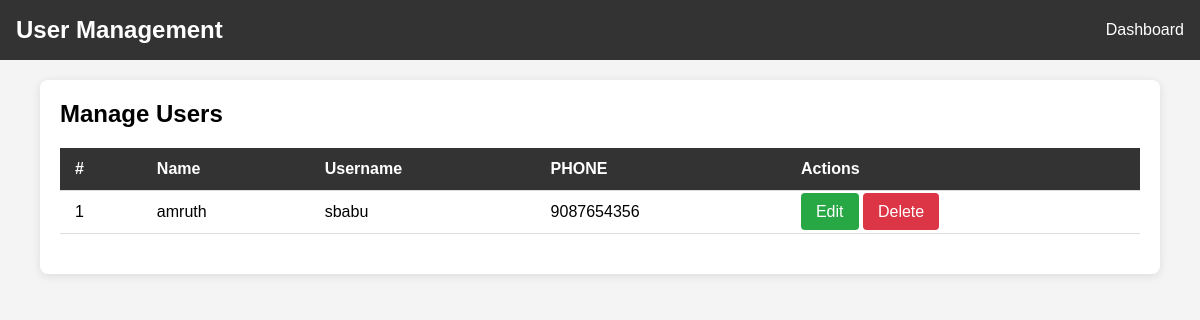
The app's page /users/, older data.
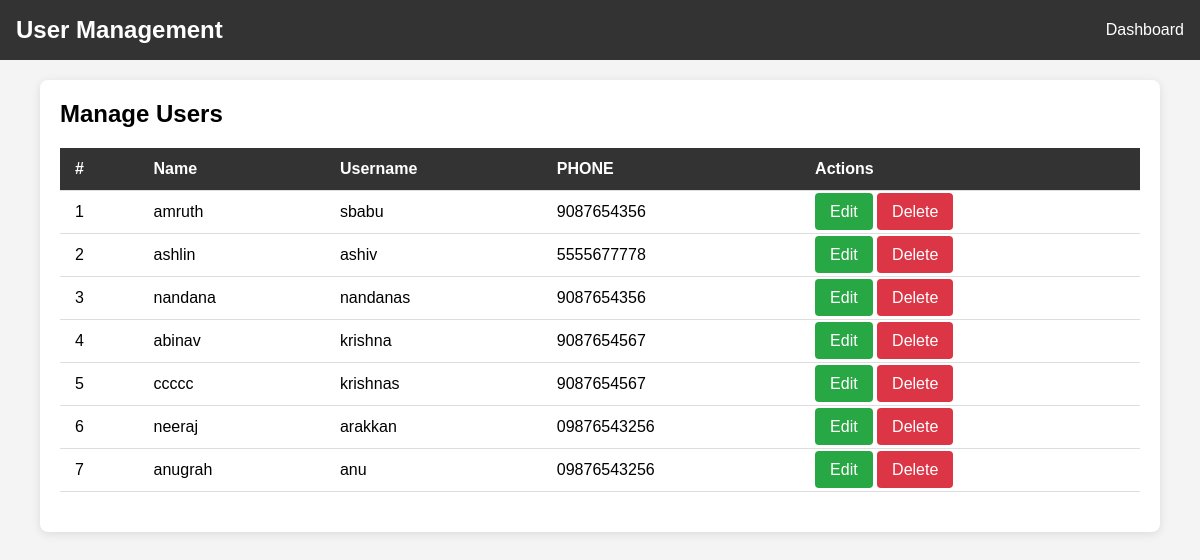
The same page, newer data.
### fitapp/models.py (models this page shows)
class UserProfile(models.Model):
    name = models.CharField(max_length=100)
    user = models.OneToOneField(User, on_delete=models.CASCADE,null=True,blank=True)
    plan = models.ForeignKey('plan', on_delete=models.CASCADE,null=True,blank=True)
    dob = models.DateField(default='2000-01-01')
    address = models.TextField()
    phone_number = models.CharField(max_length=15)
    image = models.ImageField(upload_to='profile_images/')
    image1 = models.ImageField(upload_to='profile_images/', default='profile_images/default.png')

### fitapp/views.py (the view)
# urls.py: path('users/', views.user_management, name='user_management'),
def user_management(request):
    users = UserProfile.objects.all()
    return render(request, 'f4fitness/user_management.html', {'users': users})

### templates/f4fitness/user_management.html (shortened to what this page needs)
<!DOCTYPE html>
<html lang="en">
{% load static %}
<head>
</head>
<body>
    <div class="navbar">
        <h1>User Management</h1>
        <div>
            <a href="{% url 'user_management' %}">Dashboard</a>
        </div>
    </div>
    <div class="container">
        <div class="header">
            <h2>Manage Users</h2>
        </div>
        <table>
            <thead>
                <tr>
                    <th>#</th>
                    <th>Name</th>
                    <th>Username</th>
                    <th>PHONE</th>
                    <th>Actions</th>
                </tr>
            </thead>
            <tbody>
                {% for user in users %}
                <tr>
                    <td>{{ forloop.counter }}</td>
                    <td>{{ user.name }}</td>
                    <td>{{ user.user }}</td>
                    <td>{{ user.phone_number }}</td>
                    <td>
                        <a href="{% url 'edit_user' user.user.id %}" class="btn">Edit</a>
                        <a href="{% url 'delete_user' user.user.id %}" class="btn btn-delete">Delete</a>
                    </td>
                </tr>
                {% empty %}
                <tr>
                    <td colspan="5" style="text-align: center;">No users found.</td>
                </tr>
                {% endfor %}
            </tbody>
        </table>
    </div>
</body>
</html>

### templates/f4fitness/user_management.html (style rules this page uses)
body { font-family: Arial, sans-serif; margin: 0; padding: 0; background-color: #f4f4f4; }
.navbar { background-color: #333; padding: 1em; display: flex; justify-content: space-between; align-items: center; color: white; }
.navbar h1 { margin: 0; font-size: 1.5em; }
.navbar a { color: white; text-decoration: none; margin-left: 15px; }
.container { margin: 20px auto; max-width: 90%; background: white; padding: 20px; border-radius: 8px; box-shadow: 0 2px 10px rgba(0, 0, 0, 0.1); }
.header { display: flex; justify-content: space-between; align-items: center; margin-bottom: 20px; }
.header h2 { margin: 0; }
table { width: 100%; border-collapse: collapse; margin: 20px 0; }
table thead { background-color: #333; color: white; }
table th, table td { padding: 12px 15px; text-align: left; border-bottom: 1px solid #ddd; }
.btn { padding: 10px 15px; background-color: #28a745; color: white; border: none; border-radius: 4px; cursor: pointer; text-decoration: none; }
.btn-delete { background-color: #dc3545; }

Row changes from the older to the newer data that the page shows:
added UserProfile: name "ashlin", user "ashiv", phone_number "5555677778"
added UserProfile: name "nandana", user "nandanas", phone_number "9087654356"
added UserProfile: name "abinav", user "krishna", phone_number "9087654567"
added UserProfile: name "ccccc", user "krishnas", phone_number "9087654567"
added UserProfile: name "neeraj", user "arakkan", phone_number "09876543256"
added UserProfile: name "anugrah", user "anu", phone_number "09876543256"
